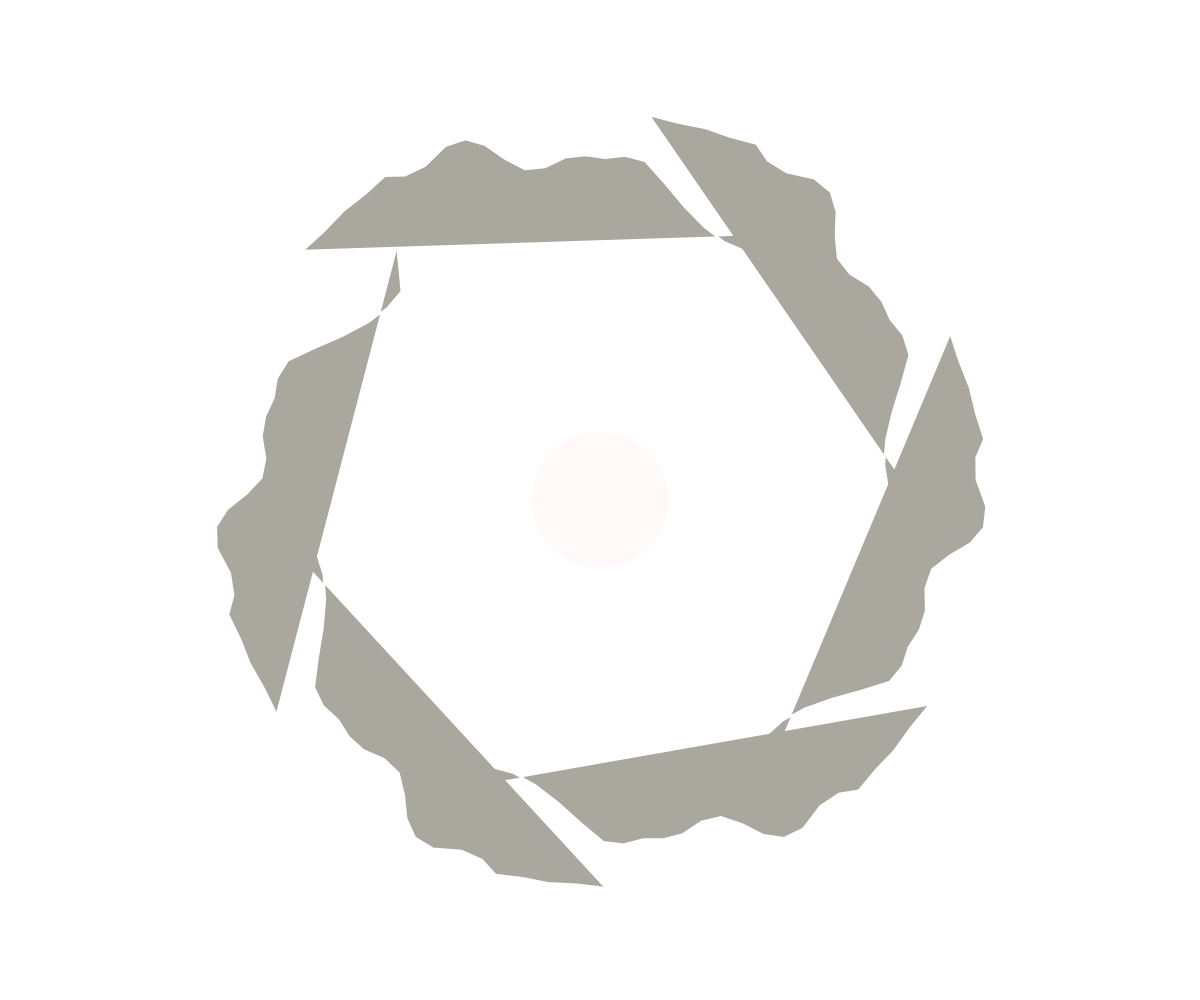
Frame 1 (no input)
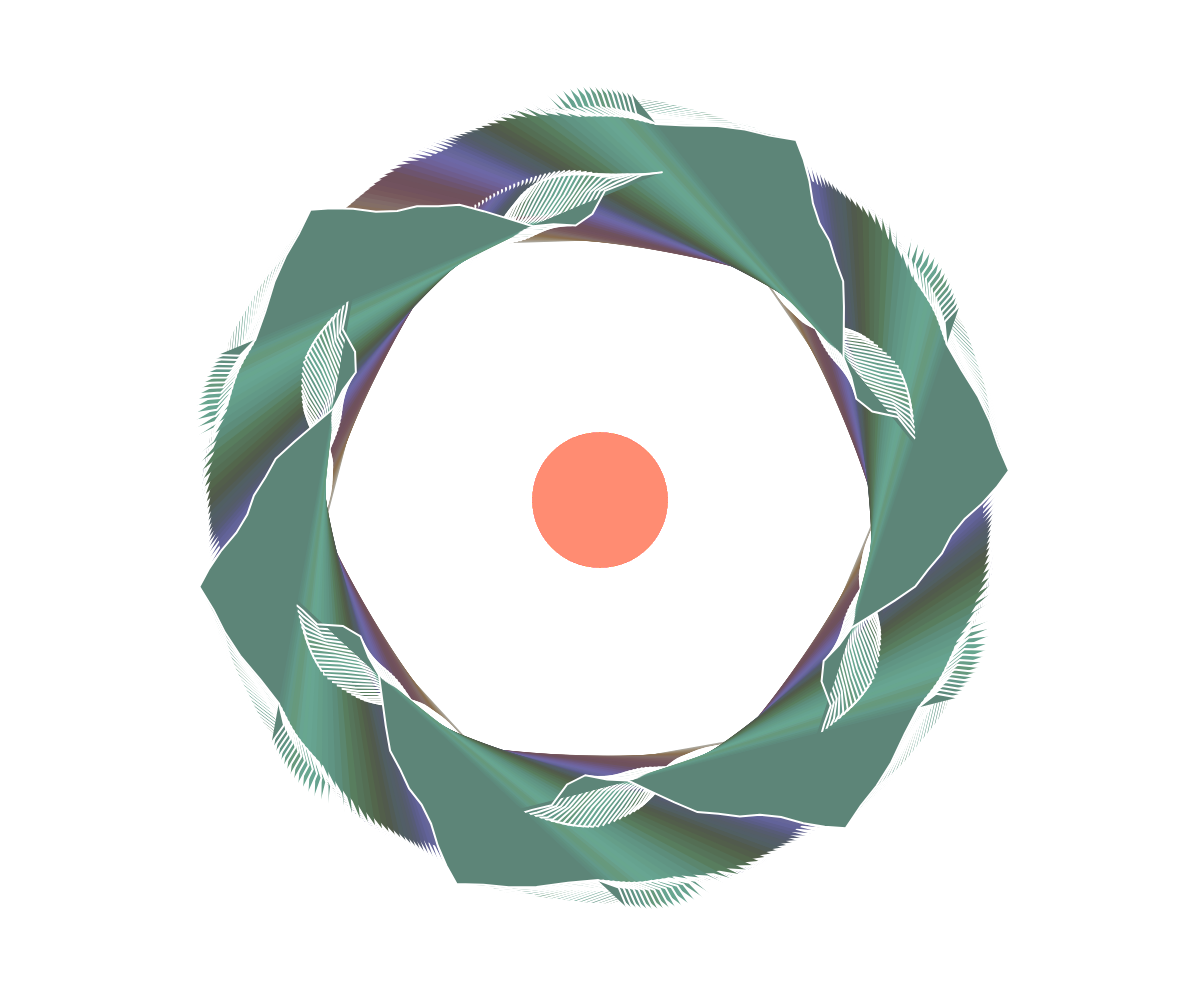
Frame 60 (no input)
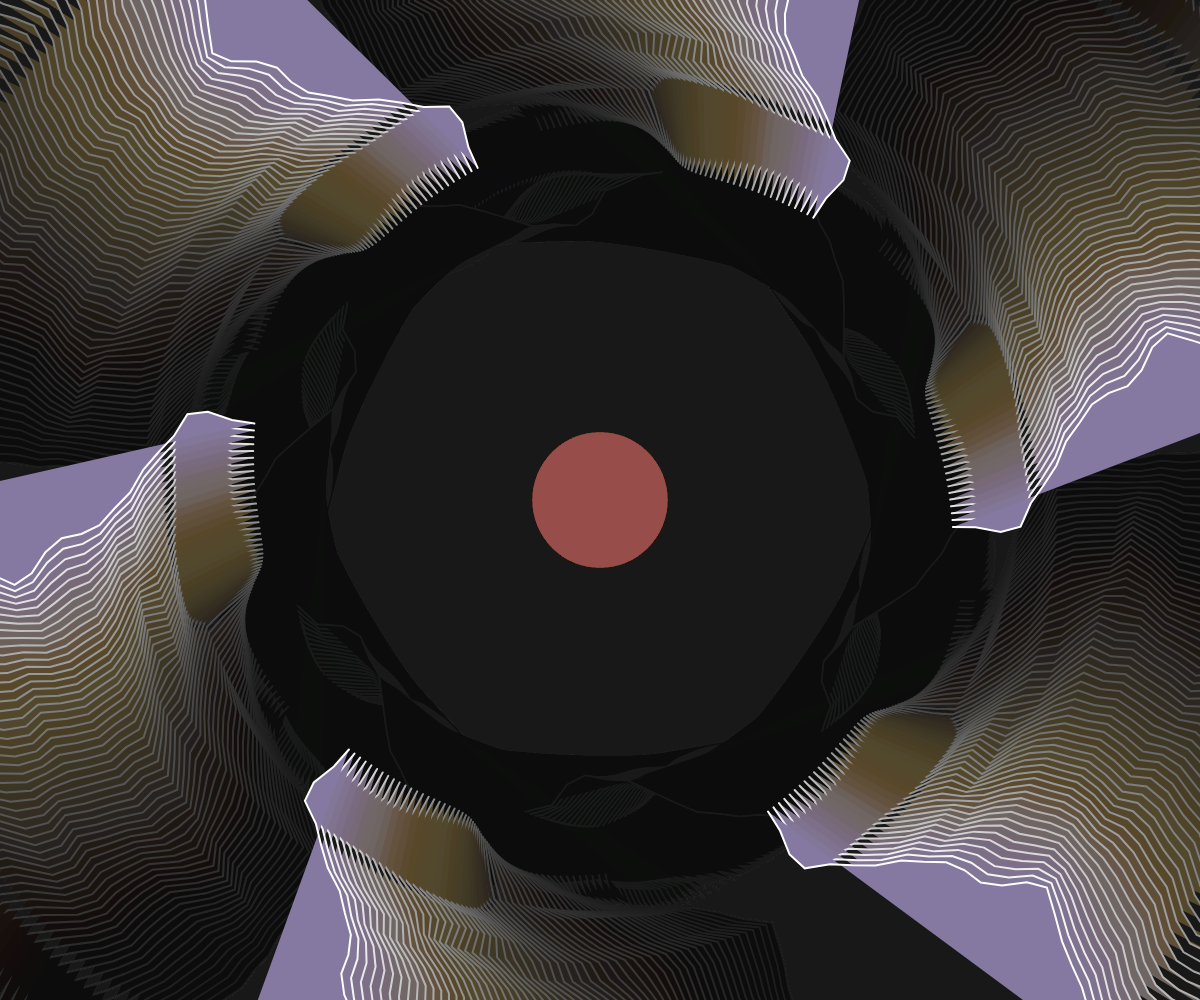
Frame 120 (the mouse pressed at the canvas centre since frame 60)

The p5.js sketch that drew these frames (run headless with seeded random() and noise() and a simulated clock; from frame 60 on, the mouse is pressed at the canvas centre):

// p5.js sketch
// ── sketch.js
/*
References:
1 - https://p5js.org/examples/math-noise-wave.html
     - What the wave like line you see is inpired from
2 - The Color change was inspired from an in class
    example when we were learning Perlin noise and how
    to use the map function as well. I unfortunalty
    cannot find the specific example, I do apologize.
*/


/*
NOTE
This is a little off of what I intended to create originally
but I honostly like this more. I still have the flower concept in
mind however its more fluid now and I focused more on how to make it
interactive. With the Final I hope to create more interactivity. In
this I called it the flower of life because as I was playing with it
myself, when draging the mouse diagonally back and forth it created

 feedback:
 - make the controls all based around the mouse pad for consistency
 -make the rotate angle controlable by the user
 -possible have buttons to control different color values and other values that i have made easy to change.
 -possibly can utilize data or sound to control the positions rather than the mousefff

interaction ideas:
-- control 1: move your mouse around!
-- control 2: press mouse pad to change from solid to fade.

*/

let peddle = [];
let peddleCount = 6;//changes the number of peddles--6 and 12 are my fav
let flowerBud;
let frequency = 20;
let fBColor;


function setup() {


  createCanvas(windowWidth, windowHeight);
  for (let i = 0; i < peddleCount; i++){
    peddle.push(new peddleMovement());
  } // this here is what makes it possible to make mulitple peddles

  flowerBud = new fB(width/2, height/2);


}

function draw() {
  if (mouseIsPressed == true) {
    background(0,10);
  }


  for (let i = 0; i < peddleCount; i++){
    peddle[i].update(i);
  }

  flowerBud.display();


}

function peddleMovement(){ //this is were the 1st reference was used for inspo
  this.size = 20;
  this.yoff = 0;
  this.rotate = 0;

  this.update = function(k) {  // this makes a function inside a function
  this.rotate += 0.015; // speed of rotation
   let xoff = 0;
   let yoff = this.yoff;

   ///color -- code inspo from in class lesson
  let freqR = frameCount * 0.02;
  let freqG = frameCount * 0.04;
  let freqB = frameCount * 0.08;
  let colNoiseR = map(noise(freqR), 0, 1, 0,255);
  let colNoiseG = map(noise(freqG), 0, 1, 0, 255);
  let colNoiseB = map(noise(freqB), 0, 1, 0, 255);
    ///

    push();
    translate(width/2,height/2);
    rotate(this.rotate+k);
    strokeWeight(2);
    stroke(255);
    fill(colNoiseR,colNoiseG,colNoiseB);
    beginShape();
    for (let x = 0; x < height/2; x+= this.size){ //change the height/# for differnt sizes of the line. The hight the number the smaller the line gets.
      let y = map(noise(xoff,yoff),0,1,-this.size*8,this.size*8);
      vertex(mouseX+ x - 300,mouseY+ y - 300); //the -300 helps so the mouse starts in the middle -- makes it easier for the user to mess around with design

    //different Ideas for peddle design
      //bezierVertex(x+this.size+10,-y,x+this.size,150,x+this.size+190,y+200); //more peddle-like

      // vertex(20,y);
      // vertex(x,20);
    //
      xoff += 0.09; // controls size of waves
  }
    this.yoff += 0.01; // controls the speed at which the wave will move
    endShape();
    pop();

  }
}


class fB {
  constructor(x, y) {
    this.x = x;
    this.y = y;
    this.dia = random(100,150);
    this.tone = 100 + random(1,155);
  }
  display() {
    fill(255,this.tone,102,10);
    noStroke();
    ellipse(this.x, this.y, this.dia, this.dia);
  }
}
